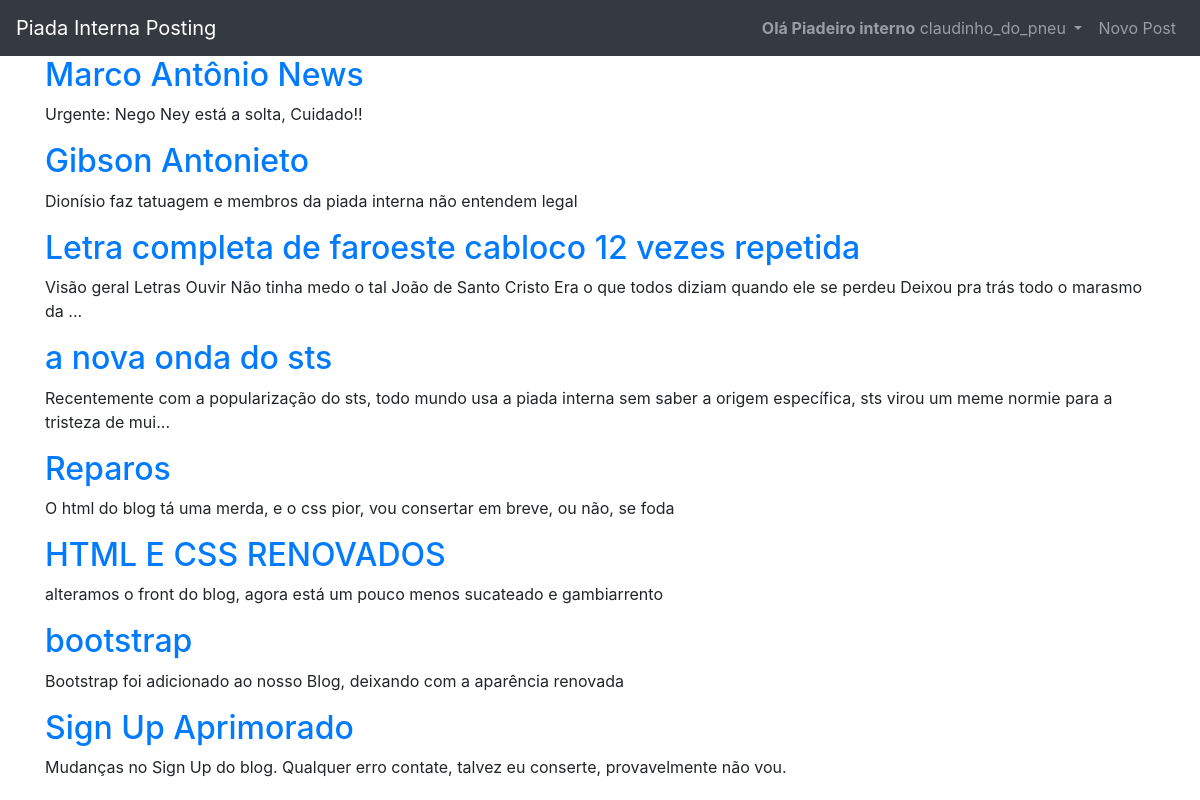
The page / (signed in) on the database its author committed.
### blog/models.py (models this page shows, shortened)
class Post(models.Model):
    title = models.CharField(max_length=200)
    author = models.ForeignKey(
        'auth.User',
        on_delete = models.CASCADE
    )
    date = models.DateTimeField(auto_now_add = True)
    body = models.TextField()

### blog/views.py (the view)
# urls.py: path('', BlogListView.as_view(), name='home'),
class BlogListView(ListView):
    model = Post
    template_name = 'home.html'
    context_object_name = 'posts'  # Adiciona o nome do contexto
    def get_queryset(self):
        return Post.objects.all().order_by('-date')

### blog/templates/home.html
{% extends 'base.html' %}
{% block content %}
{% for post in posts %}
<div class="post-entry">
    <h2><a href="{% url 'post_detail' post.pk %}">{{ post.title }}</a></h2>
    <p>{{ post.body|slice:":150" }}{% if post.body|length > 100 %}...{% endif %}</p>
</div>
{% endfor %}
{% endblock content %}

### blog/templates/base.html (shortened to what this page needs)
<!DOCTYPE html>
<html lang="pt-br">
<head>
    {% load static %}
    <link rel="stylesheet" href="https://cdn.jsdelivr.net/npm/bootstrap@4.5.3/dist/css/bootstrap.min.css">
</head>
<body>
    <nav class="navbar navbar-expand-lg navbar-dark bg-dark">
        <a class="navbar-brand" href="{% url 'home' %}">Piada Interna Posting</a>
        <div class="collapse navbar-collapse" id="navbarSupportedContent">
        {% if user.is_authenticated %}
        <ul class="navbar-nav ml-auto">
        <li class="nav-item">
            <a class="nav-link dropdown-toggle" href="#"
            id="navbarDropdown" role="button" data-toggle="dropdown"
            aria-haspopup="true" aria-expanded="false"><strong >Olá Piadeiro interno</strong>
            {{ user.username }}
            </a>
        </li>
        <li class="nav-item">
            <a class="nav-link" href="{% url 'post_new' %}">Novo Post</a>
        </li>
        </ul>
        {% endif %}
        </div>
    </nav>
    <main>
        <div class="container">
        {% block content %}
        {% endblock content %}
        </div>
    </main>
</body>
</html>

### rows shown on the page
Post: title "Marco Antônio News", body "Urgente: Nego Ney está a solta, Cuidado!!"
Post: title "Gibson Antonieto", body "Dionísio faz tatuagem e membros da piada interna não entendem legal"
Post: title "Letra completa de faroeste cabloco 12 vezes repetida", body "Visão geral Letras Ouvir Não tinha medo o tal João de Santo Cristo Era o que todos diziam quando ele se perdeu Deixou pra trás todo o marasmo da"
Post: title "a nova onda do sts", body "Recentemente com a popularização do sts, todo mundo usa a piada interna sem saber a origem específica, sts virou um meme normie para a tristeza de mui"
Post: title "Reparos", body "O html do blog tá uma merda, e o css pior, vou consertar em breve, ou não, se foda"
Post: title "HTML E CSS RENOVADOS", body "alteramos o front do blog, agora está um pouco menos sucateado e gambiarrento"
Post: title "bootstrap", body "Bootstrap foi adicionado ao nosso Blog, deixando com a aparência renovada"
Post: title "Sign Up Aprimorado", body "Mudanças no Sign Up do blog. Qualquer erro contate, talvez eu conserte, provavelmente não vou."

### other values the page prints
{{ user.username }} "claudinho_do_pneu"
